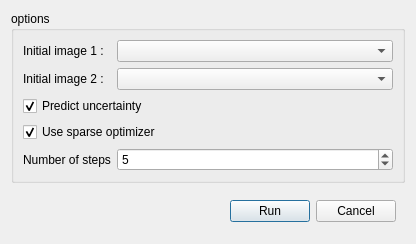
<?xml version="1.0" encoding="UTF-8"?>
<ui version="4.0">
 <class>StereoVisionApp::SparseStereoSolverConfigDialog</class>
 <widget class="QDialog" name="StereoVisionApp::SparseStereoSolverConfigDialog">
  <property name="geometry">
   <rect>
    <x>0</x>
    <y>0</y>
    <width>416</width>
    <height>244</height>
   </rect>
  </property>
  <property name="sizePolicy">
   <sizepolicy hsizetype="Preferred" vsizetype="Minimum">
    <horstretch>0</horstretch>
    <verstretch>0</verstretch>
   </sizepolicy>
  </property>
  <property name="windowTitle">
   <string>Dialog</string>
  </property>
  <layout class="QVBoxLayout" name="verticalLayout">
   <item>
    <widget class="QGroupBox" name="groupBox">
     <property name="title">
      <string>options</string>
     </property>
     <layout class="QFormLayout" name="formLayout">
      <item row="0" column="0">
       <widget class="QLabel" name="label_2">
        <property name="text">
         <string>Initial image 1 :</string>
        </property>
       </widget>
      </item>
      <item row="0" column="1">
       <widget class="QComboBox" name="image1SelectComboBox"/>
      </item>
      <item row="4" column="0" colspan="2">
       <widget class="QCheckBox" name="predictUncertaintyCheckBox">
        <property name="text">
         <string>Predict uncertainty</string>
        </property>
        <property name="checked">
         <bool>true</bool>
        </property>
       </widget>
      </item>
      <item row="6" column="0" colspan="2">
       <widget class="QCheckBox" name="useSparseOptimizerCheckBox">
        <property name="text">
         <string>Use sparse optimizer</string>
        </property>
        <property name="checked">
         <bool>true</bool>
        </property>
       </widget>
      </item>
      <item row="1" column="1">
       <widget class="QComboBox" name="image2SelectComboBox"/>
      </item>
      <item row="1" column="0">
       <widget class="QLabel" name="label_3">
        <property name="text">
         <string>Initial image 2 :</string>
        </property>
       </widget>
      </item>
      <item row="7" column="1">
       <widget class="QSpinBox" name="nStepSpinBoxpinBox">
        <property name="minimum">
         <number>1</number>
        </property>
        <property name="maximum">
         <number>999</number>
        </property>
        <property name="value">
         <number>5</number>
        </property>
       </widget>
      </item>
      <item row="7" column="0">
       <widget class="QLabel" name="label">
        <property name="text">
         <string>Number of steps</string>
        </property>
       </widget>
      </item>
     </layout>
    </widget>
   </item>
   <item>
    <widget class="QWidget" name="widget" native="true">
     <layout class="QHBoxLayout" name="horizontalLayout">
      <item>
       <spacer name="horizontalSpacer">
        <property name="orientation">
         <enum>Qt::Horizontal</enum>
        </property>
        <property name="sizeHint" stdset="0">
         <size>
          <width>40</width>
          <height>20</height>
         </size>
        </property>
       </spacer>
      </item>
      <item>
       <widget class="QPushButton" name="RunButton">
        <property name="text">
         <string>Run</string>
        </property>
       </widget>
      </item>
      <item>
       <widget class="QPushButton" name="cancelButton">
        <property name="text">
         <string>Cancel</string>
        </property>
       </widget>
      </item>
     </layout>
    </widget>
   </item>
  </layout>
 </widget>
 <resources/>
 <connections>
  <connection>
   <sender>useSparseOptimizerCheckBox</sender>
   <signal>toggled(bool)</signal>
   <receiver>predictUncertaintyCheckBox</receiver>
   <slot>setEnabled(bool)</slot>
   <hints>
    <hint type="sourcelabel">
     <x>128</x>
     <y>73</y>
    </hint>
    <hint type="destinationlabel">
     <x>128</x>
     <y>47</y>
    </hint>
   </hints>
  </connection>
 </connections>
</ui>
